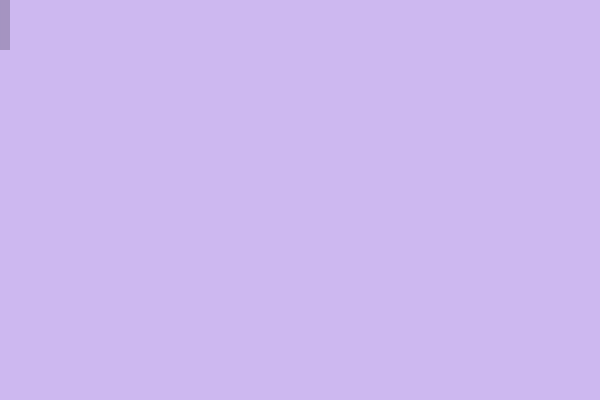
Frame 1 (no input)
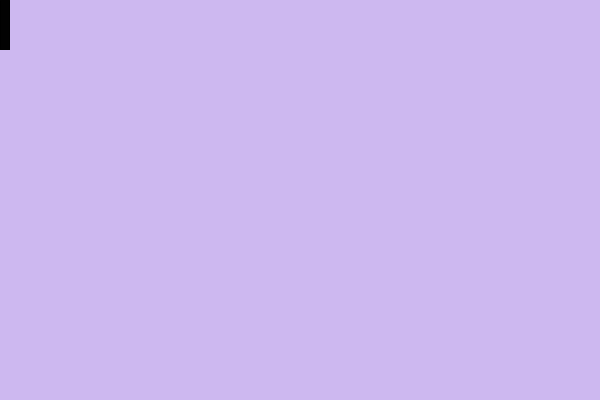
Frame 60 (no input)
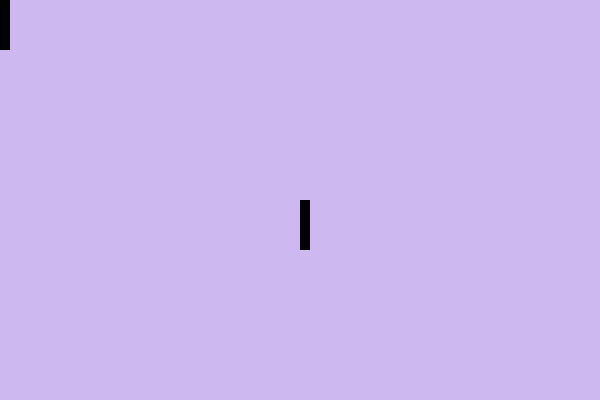
Frame 120 (the mouse pressed at the canvas centre since frame 60)

The p5.js sketch that drew these frames (run headless with seeded random() and noise() and a simulated clock; from frame 60 on, the mouse is pressed at the canvas centre):

// p5.js sketch
// ── sketch.js
function setup() { 
createCanvas(600, 400); 
background("#CDB8F0"); 
noStroke(); 
} 
function draw() {
 fill(2, 50, ); 
rect(mouseX, mouseY, 10, 50); 
}
